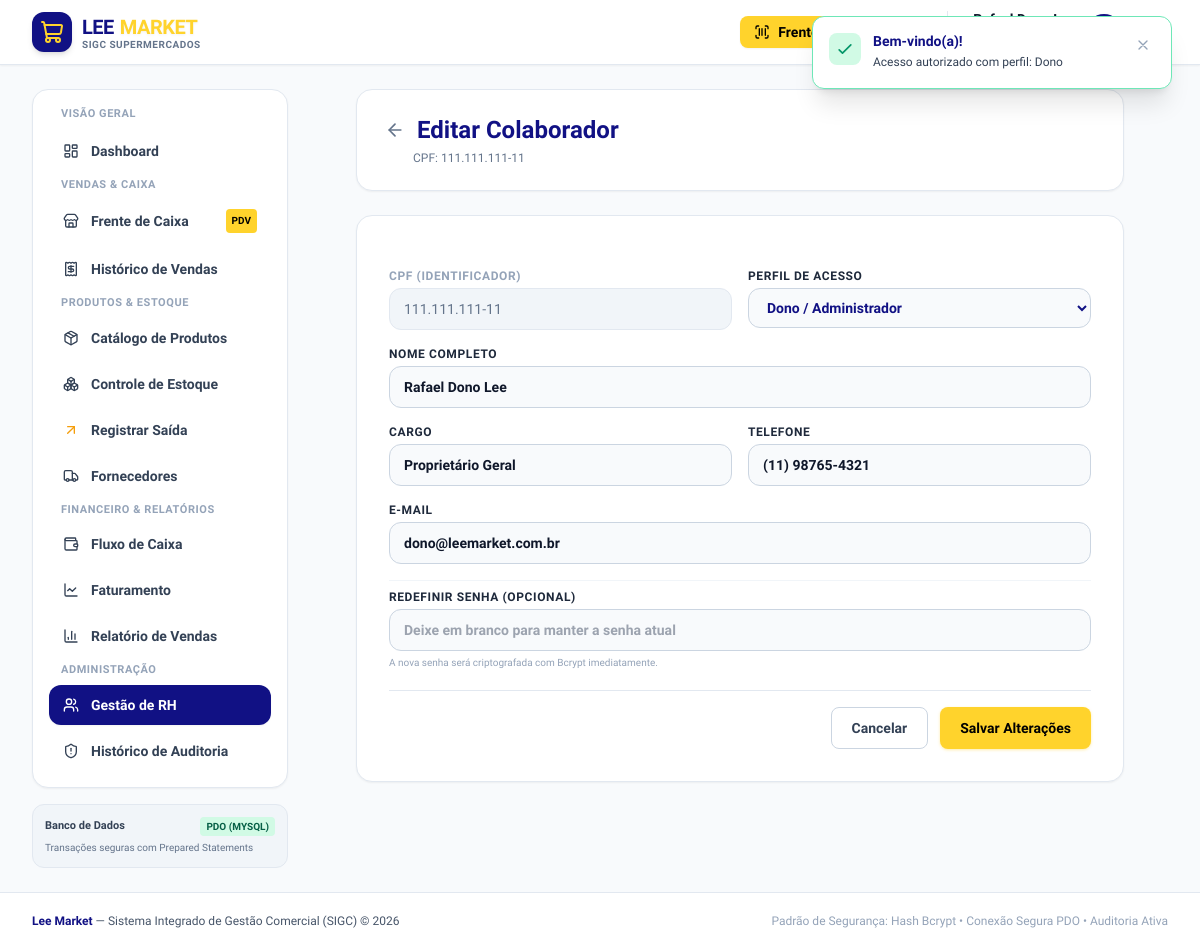
Page /modules/rh/editar.php?id=1 (signed in) on the committed database.
### tables this page shows
CREATE TABLE IF NOT EXISTS `usuarios` (
  `id` INT AUTO_INCREMENT PRIMARY KEY,
  `cpf` VARCHAR(14) NOT NULL UNIQUE,
  `nome_completo` VARCHAR(150) NOT NULL,
  `email` VARCHAR(150) NULL,
  `telefone` VARCHAR(20) NULL,
  `senha` VARCHAR(255) NOT NULL,
  `perfil` ENUM('dono', 'gerente', 'operador') NOT NULL,
  `cargo` VARCHAR(100) NULL,
  `status` ENUM('ativo', 'inativo') NOT NULL DEFAULT 'ativo',
  `criado_em` DATETIME NOT NULL DEFAULT CURRENT_TIMESTAMP,
  `atualizado_em` DATETIME NOT NULL DEFAULT CURRENT_TIMESTAMP ON UPDATE CURRENT_TIMESTAMP
);

### includes/helpers.php (called while the page is built, shortened)
<?php
function base_url(string $path = ''): string {
    $scriptDir = str_replace('\\', '/', dirname($_SERVER['SCRIPT_NAME']));
    $subfolders = ['/modules/auth', '/modules/dashboard', '/modules/produtos', '/modules/estoque',
                   '/modules/vendas', '/modules/relatorios', '/modules/financeiro',
                   '/modules/fornecedores', '/modules/rh', '/modules/auditoria'];
    $base = $scriptDir;
    foreach ($subfolders as $sub) {
        if (str_ends_with($base, $sub)) {
            $base = substr($base, 0, -strlen($sub));
            break;
        }
    }
    $base = rtrim($base, '/');
    $cleanPath = ltrim($path, '/');
    return ($base ? $base : '') . ($cleanPath ? '/' . $cleanPath : '/');
}
function clean_mask(?string $str): string {
    return preg_replace('/\D/', '', (string)$str);
}
function format_cpf(?string $cpf): string {
    $c = clean_mask($cpf);
    return substr($c, 0, 3) . '.' . substr($c, 3, 3) . '.' . substr($c, 6, 3) . '-' . substr($c, 9, 2);
}

### modules/rh/editar.php (the view, shortened to what this page needs)
<?php
require_once __DIR__ . '/../../includes/helpers.php';
$id = (int)($_GET['id'] ?? 0);
$pdo = getDBConnection();
$stmt = $pdo->prepare("SELECT * FROM usuarios WHERE id = ? LIMIT 1");
$stmt->execute([$id]);
$colaborador = $stmt->fetch();
require_once __DIR__ . '/../../includes/header.php';
require_once __DIR__ . '/../../includes/navbar.php';
?>
<div class="max-w-3xl mx-auto space-y-6">
    <div class="flex items-center justify-between bg-white p-5 sm:p-6 rounded-2xl border border-slate-200 shadow-sm">
        <div>
            <div class="flex items-center gap-2">
                <a href="<?= base_url('modules/rh/index.php') ?>" class="p-1 rounded-lg hover:bg-slate-100 text-slate-500">
                    <i data-lucide="arrow-left" class="w-5 h-5"></i>
                </a>
                <h1 class="text-xl sm:text-2xl font-black text-[#111184]">Editar Colaborador</h1>
            </div>
            <p class="text-xs text-slate-500 mt-1 pl-8">CPF: <?= format_cpf($colaborador['cpf']) ?></p>
        </div>
    </div>
    <form action="<?= base_url('modules/rh/editar.php?id=' . $id) ?>" method="POST" class="bg-white p-6 sm:p-8 rounded-2xl border border-slate-200 shadow-sm space-y-5">
        <div class="grid grid-cols-1 sm:grid-cols-2 gap-4">
            <div>
                <label class="block text-xs font-bold text-slate-400 uppercase tracking-wider mb-1">CPF (Identificador)</label>
                <input type="text" disabled value="<?= format_cpf($colaborador['cpf']) ?>" class="block w-full px-3.5 py-2.5 bg-slate-100 border border-slate-200 rounded-xl text-sm font-mono text-slate-500">
            </div>
            <div>
                <label for="perfil" class="block text-xs font-bold text-slate-800 uppercase tracking-wider mb-1">Perfil de Acesso</label>
                <select id="perfil" name="perfil" class="block w-full px-3.5 py-2.5 bg-slate-50 border border-slate-300 rounded-xl text-sm font-bold text-[#111184]">
                    <option value="dono" <?= $colaborador['perfil'] === 'dono' ? 'selected' : '' ?>>Dono / Administrador</option>
                </select>
            </div>
            <div class="sm:col-span-2">
                <label for="nome_completo" class="block text-xs font-bold text-slate-800 uppercase tracking-wider mb-1">Nome Completo</label>
                <input type="text" id="nome_completo" name="nome_completo" required value="<?= htmlspecialchars($colaborador['nome_completo']) ?>" class="block w-full px-3.5 py-2.5 bg-slate-50 border border-slate-300 rounded-xl text-sm font-semibold">
            </div>
            <div>
                <label for="cargo" class="block text-xs font-bold text-slate-800 uppercase tracking-wider mb-1">Cargo</label>
                <input type="text" id="cargo" name="cargo" value="<?= htmlspecialchars($colaborador['cargo']) ?>" class="block w-full px-3.5 py-2.5 bg-slate-50 border border-slate-300 rounded-xl text-sm font-semibold">
            </div>
            <div>
                <label for="telefone" class="block text-xs font-bold text-slate-800 uppercase tracking-wider mb-1">Telefone</label>
                <input type="text" id="telefone" name="telefone" value="<?= htmlspecialchars($colaborador['telefone']) ?>" class="mask-phone block w-full px-3.5 py-2.5 bg-slate-50 border border-slate-300 rounded-xl text-sm font-semibold">
            </div>
            <div class="sm:col-span-2">
                <label for="email" class="block text-xs font-bold text-slate-800 uppercase tracking-wider mb-1">E-mail</label>
                <input type="email" id="email" name="email" value="<?= htmlspecialchars($colaborador['email']) ?>" class="block w-full px-3.5 py-2.5 bg-slate-50 border border-slate-300 rounded-xl text-sm font-semibold">
            </div>
            <div class="sm:col-span-2 pt-2 border-t border-slate-100">
                <label for="nova_senha" class="block text-xs font-bold text-slate-800 uppercase tracking-wider mb-1">Redefinir Senha (Opcional)</label>
                <input type="password" id="nova_senha" name="nova_senha" placeholder="Deixe em branco para manter a senha atual" class="block w-full px-3.5 py-2.5 bg-slate-50 border border-slate-300 rounded-xl text-sm font-semibold">
                <span class="text-[10px] text-slate-400 mt-1 block">A nova senha será criptografada com Bcrypt imediatamente.</span>
            </div>
        </div>
        <div class="pt-4 border-t border-slate-200 flex justify-end gap-3">
            <a href="<?= base_url('modules/rh/index.php') ?>" class="px-5 py-2.5 rounded-lg border border-slate-300 text-slate-700 font-bold hover:bg-slate-50 transition text-sm">
                Cancelar
            </a>
            <button type="submit" class="btn-lee-accent text-sm">
                Salvar Alterações
            </button>
        </div>
    </form>
</div>
<?php require_once __DIR__ . '/../../includes/footer.php'; ?>

### assets/css/custom.css (style rules this page uses)
:root { --color-primary: #111184; --color-primary-hover: #0c0c66; --color-primary-light: #ececfb; --color-accent: #FFD32C; --color-accent-hover: #e6bd1f; --color-accent-text: #000000; --color-bg: #FFFFFF; --color-text: #000000; --color-card-bg: #FFFFFF; --color-border: #e2e8f0; }
*, html, body, input, button, select, textarea, table, th, td, h1, h2, h3, h4, h5, h6, p, span, a { font-family: 'Isometra', system-ui, -apple-system, BlinkMacSystemFont, 'Segoe UI', Roboto, Helvetica, Arial, sans-serif !important; }
body { background-color: #F8FAFC; color: var(--color-text); -webkit-font-smoothing: antialiased; -moz-osx-font-smoothing: grayscale; }
.btn-lee-accent { background-color: #FFD32C; color: #000000; font-weight: 700; padding: 0.625rem 1.25rem; border-radius: 0.5rem; display: inline-flex; align-items: center; justify-content: center; gap: 0.5rem; transition: all 0.2s ease-in-out; box-shadow: 0 1px 3px 0 rgba(255, 211, 44, 0.4); }

### rows in the picture
usuarios: cpf "111.111.111-11", perfil "Dono / Administrador", nome_completo "Rafael Dono Lee", cargo "Proprietário Geral", telefone "(11) 98765-4321", email "dono@leemarket.com.br"

### other values in the picture
getDBDriver() "MYSQL"
